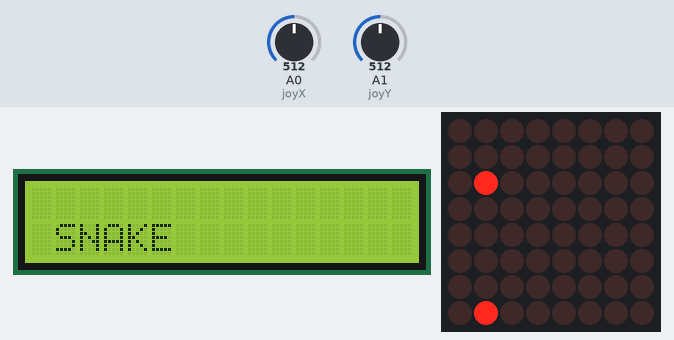
A sketch run on a simulated Arduino Uno, built with avr-gcc and run on an emulated ATmega328P. Parts: 16×2 character LCD, 8×8 LED matrix. The inputs (shaded band) are chosen by the test bench; at power-on: A0 (joyX) = 512, A1 (joyY) = 512. Random numbers use the default seed unless the sketch sets one.

Above: at 1.2 s.
1.3 s: A0 (joyX) set to 348
3.9 s: A0 (joyX) set to 325
At 4.12 s:
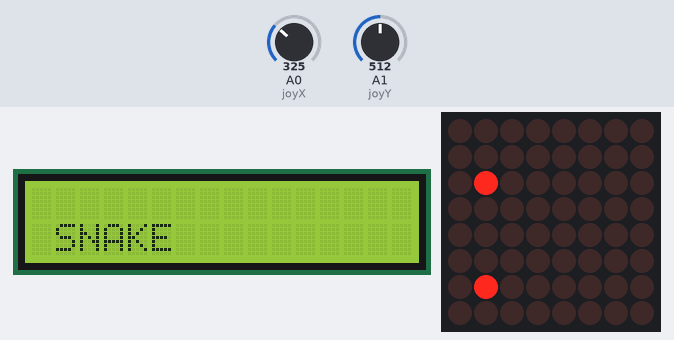
At 4.72 s:
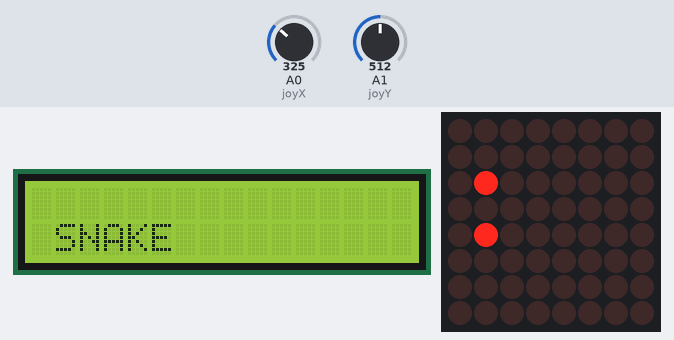
6.3 s: A0 (joyX) set to 669
At 8.6 s:
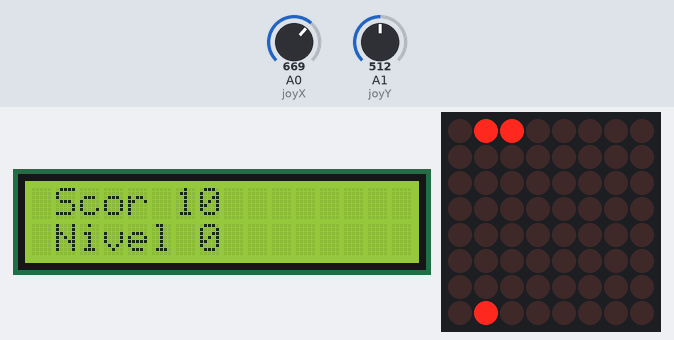
8.7 s: A0 (joyX) set to 690
11.7 s: A1 (joyY) set to 356
13.2 s: A1 (joyY) set to 325
At 13.55 s:
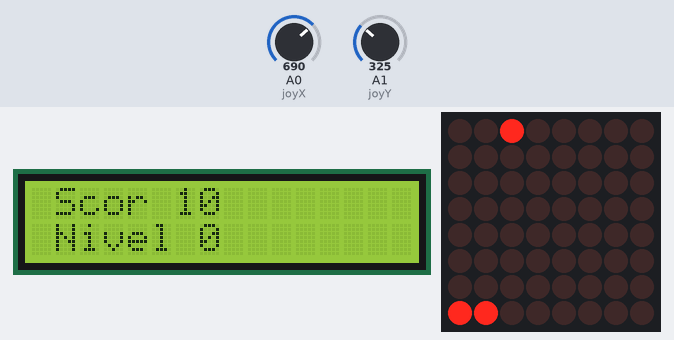

The sketch:

Matrix_Project.ino
```cpp
#include "LedControl.h"
#include <LiquidCrystal.h>

#define joyX A0
#define joyY A1

#define DIN 12
#define CLK 11
#define CS 10
LedControl lc = LedControl(12, 11, 10, 1);
/*
 pin 12 is connected to the MAX7219 pin 1
 pin 11 is connected to the CLK pin 13
 pin 10 is connected to LOAD pin 12
 1 as we are only using 1 MAX7219
*/

const int rs = 2, en = 3, d4 = 4, d5 = 5, d6 = 6, d7 = 7; //LCD
const int buttonPin = 6;
const int lcdPin = 9; //LCD brightness
LiquidCrystal lcd(rs, en, d4, d5, d6, d7);

int xMap, yMap;
int xValue, yValue;
int xDisplay, yDisplay;

int snakeHeadY = random(8);
int snakeHeadX = random(8);
int snakeBodyX[64] = {snakeHeadX};
int snakeBodyY[64] = {snakeHeadY}; //snake's position at the beginning
int snakeLength = 1;
int snakeDirection = 0;

bool foodFound = false;
int foodX = 0;
int foodY = 0;

int gameScore = 0;
int gameSpeed = 300;
bool gameOn = true;
int gameLevel = 0;

void setFood() {
  /*
  set the food on the matrix randomly
  also, if the food is on the snake body, recall the function
  */
  int flag = 0;
  int verifPoz = 0;
  int i;
  while (flag == 0) {
    foodX = getFood();
    foodY = getFood();
    verifPoz = 1;
    for (i = 0; i < snakeLength; i++){
      if (snakeBodyX[i] == foodX && snakeBodyY[i] == foodY)
        verifPoz = 0;
    }
    if (verifPoz)
      flag = 1;
  }
}

int getFood() {
  return random(8);
}

void displaySnakeOn(){
  //display the snake body
  for (int i = 0; i < snakeLength; i++){
    lc.setLed(0, snakeBodyY[i], snakeBodyX[i], true);
  }
}
void displaySnakeOff() {
  //delete the snake body
  for (int i = 0; i < snakeLength; i++){
    lc.setLed(0, snakeBodyY[i], snakeBodyX[i], false);
  }
}

void snakeMovement() {
  /*
  direction
  1 = right
  2 = left
  3 = up
  4 = down
  */
  int flag = 0;
  xValue = analogRead(joyX);
  yValue = analogRead(joyY);
  /*
  xMap:
  0-5 : left
  5-10 : no change
  10-15 : right
  yMap:
  0-5 : down
  5-10 : no change
  10-15 : up
  */
  xMap = map(xValue, 0, 1023, 0, 15);
  yMap = map(yValue, 0, 1023, 0, 15);

  //flag is for maintaining classical directions
  if (xMap > 10 && flag == 0) {
    //right
    snakeHeadY++;
    if (snakeHeadY > 7)
      snakeHeadY = 0;
    for (int i = snakeLength - 1; i > 0; i--) {
      snakeBodyX[i] = snakeBodyX[i - 1];
      snakeBodyY[i] = snakeBodyY[i - 1];
      //change the head and the body of the snake
    }
    snakeBodyX[0] = snakeHeadX;
    snakeBodyY[0] = snakeHeadY;
    flag = 1;
    snakeDirection = 1;
  }
  if (xMap < 5 && flag == 0) {
    //left
    snakeHeadY--;
    if (snakeHeadY < 0)
      snakeHeadY = 7;
    for (int i = snakeLength - 1; i > 0; i--) {
      snakeBodyX[i] = snakeBodyX[i - 1];
      snakeBodyY[i] = snakeBodyY[i - 1];
    }
    snakeBodyX[0] = snakeHeadX;
    snakeBodyY[0] = snakeHeadY;
    flag = 1;
    snakeDirection = 2;
  }
    if (yMap < 5 && flag == 0){
    //down
    snakeHeadX--;
    if (snakeHeadX < 0)
      snakeHeadX = 7;
    for (int i = snakeLength - 1; i > 0; i--) {
      snakeBodyX[i] = snakeBodyX[i - 1];
      snakeBodyY[i] = snakeBodyY[i - 1];
    }
    snakeBodyX[0] = snakeHeadX;
    snakeBodyY[0] = snakeHeadY;
    flag = 1;
    snakeDirection = 3;
  }
  if (yMap > 10 && flag == 0) {
    //up
    snakeHeadX++;
    if (snakeHeadX > 7)
      snakeHeadX = 0;
    for (int i = snakeLength - 1; i > 0; i--) {
      snakeBodyX[i] = snakeBodyX[i - 1];
      snakeBodyY[i] = snakeBodyY[i - 1];
    }
    snakeBodyX[0] = snakeHeadX;
    snakeBodyY[0] = snakeHeadY;
    flag = 1;
    snakeDirection = 4;
  }
  if (xMap > 5 && xMap < 10 && yMap > 5 && yMap < 10) {
    //no changes
    if (snakeDirection == 1) {
      snakeHeadY++;
      if (snakeHeadY > 7)
        snakeHeadY = 0;
      for (int i = snakeLength - 1; i > 0; i--) {
        snakeBodyX[i] = snakeBodyX[i - 1];
        snakeBodyY[i] = snakeBodyY[i - 1];
      }
      snakeBodyX[0] = snakeHeadX;
      snakeBodyY[0] = snakeHeadY;
      flag = 1;
      snakeDirection = 1;
    }
    else
      if (snakeDirection == 2) {
        snakeHeadY--;
        if (snakeHeadY < 0)
          snakeHeadY = 7;
        for (int i = snakeLength - 1; i > 0; i--) {
          snakeBodyX[i] = snakeBodyX[i - 1];
          snakeBodyY[i] = snakeBodyY[i - 1];
        }
        snakeBodyX[0] = snakeHeadX;
        snakeBodyY[0] = snakeHeadY;
        flag = 1;
        snakeDirection = 2;
      }
      else
        if (snakeDirection == 3) {
          snakeHeadX--;
          if (snakeHeadX < 0)
            snakeHeadX = 7;
          for (int i = snakeLength - 1; i > 0; i--) {
            snakeBodyX[i] = snakeBodyX[i - 1];
            snakeBodyY[i] = snakeBodyY[i - 1];
          }
          snakeBodyX[0] = snakeHeadX;
          snakeBodyY[0] = snakeHeadY;
          flag = 1;
          snakeDirection = 3;
        }
        else
          if (snakeDirection == 4) {
            snakeHeadX++;
            if (snakeHeadX > 7)
              snakeHeadX = 0;
            for (int i = snakeLength - 1; i > 0; i--) {
              snakeBodyX[i] = snakeBodyX[i - 1];
              snakeBodyY[i] = snakeBodyY[i - 1];
            }
            snakeBodyX[0] = snakeHeadX;
            snakeBodyY[0] = snakeHeadY;
            flag = 1;
            snakeDirection = 4;
          }
      }
  displaySnakeOn();
  delay(gameSpeed); //for the snake movement
  displaySnakeOff();
}

void checkFood(){
  foodFound = false;
  if (snakeBodyX[0] == foodX && snakeBodyY[0] == foodY)
  {
    foodFound = true;
    lc.setLed(0, foodY, foodX, false);
    setFood();
    gameScore += 10;
    if(gameScore % 50 == 0)
      gameLevel ++;
    gameSpeed -= 10; //increase the difficulty
    displayScore();
  }
  lc.setLed(0, foodY, foodX, true); //new food's pozition
}

bool snakeIsDying() {
  int x = snakeBodyX[0];
  int y = snakeBodyY[0];
  int flag = 0;
  for (int i = 1; i < snakeLength; i++)
    if (x == snakeBodyX[i] && y == snakeBodyY[i])
      flag = 1;
  if (flag == 1) {
    //the snake ate his body
    gameLost();
    return true;
  }
  return false;
}

void gameWon() {
  gameOn = false;
  lcd.clear();
  lcd.begin(16, 2);
  lcd.setCursor(1, 0);
  lcd.print("Ai castigat!");
  lcd.setCursor(1, 1);
  lcd.print(gameScore);
  lcd.setCursor(4, 1);
  lcd.print(gameLevel);
}

void displayScore() {
  lcd.clear();
  lcd.begin(16, 2);
  lcd.setCursor(1, 0);
  lcd.print("Scor");
  lcd.setCursor(6, 0);
  lcd.print(gameScore);
  lcd.setCursor(1, 1);
  lcd.print("Nivel");
  lcd.setCursor(7, 1);
  lcd.print(gameLevel);
}

bool growSnake(){
  //the eaten food is going to be the snake's tail
  snakeLength++;
  snakeBodyX[snakeLength - 1] = foodX;
  snakeBodyY[snakeLength - 1] = foodY;
}

void gameLost() {
  gameOn = false;
  lcd.clear();
  lc.clearDisplay(0);
  lcd.begin(16, 2);
  lcd.setCursor(1, 0);
  lcd.print("Ai pierdut");
  lcd.setCursor(1, 1);
  lcd.print(gameScore);
  lcd.setCursor(4, 1);
  lcd.print(gameLevel);
  lc.clearDisplay(0);
}

void setup(){
  lc.shutdown(0, false);
  lc.setIntensity(0, 8);
  lcd.begin(16, 2);
  lcd.setCursor(1, 1);
  lcd.print("SNAKE");
  pinMode(buttonPin, INPUT);
  analogWrite(lcdPin, 60);
  setFood();
}

void loop(){
  if (gameOn){
    snakeMovement();
    checkFood();
    if (foodFound)
      growSnake();
    if (snakeIsDying())
      gameOn = false;
    if (gameScore == 150)
      gameWon();
  }
}
```

Measured:
- the behaviour switches between 341 and 340 on A0 (joyX) (found by bisection; images 0 and 1)
- the behaviour switches between 341 and 340 on A1 (joyY) (found by bisection; images 3 and 4)
